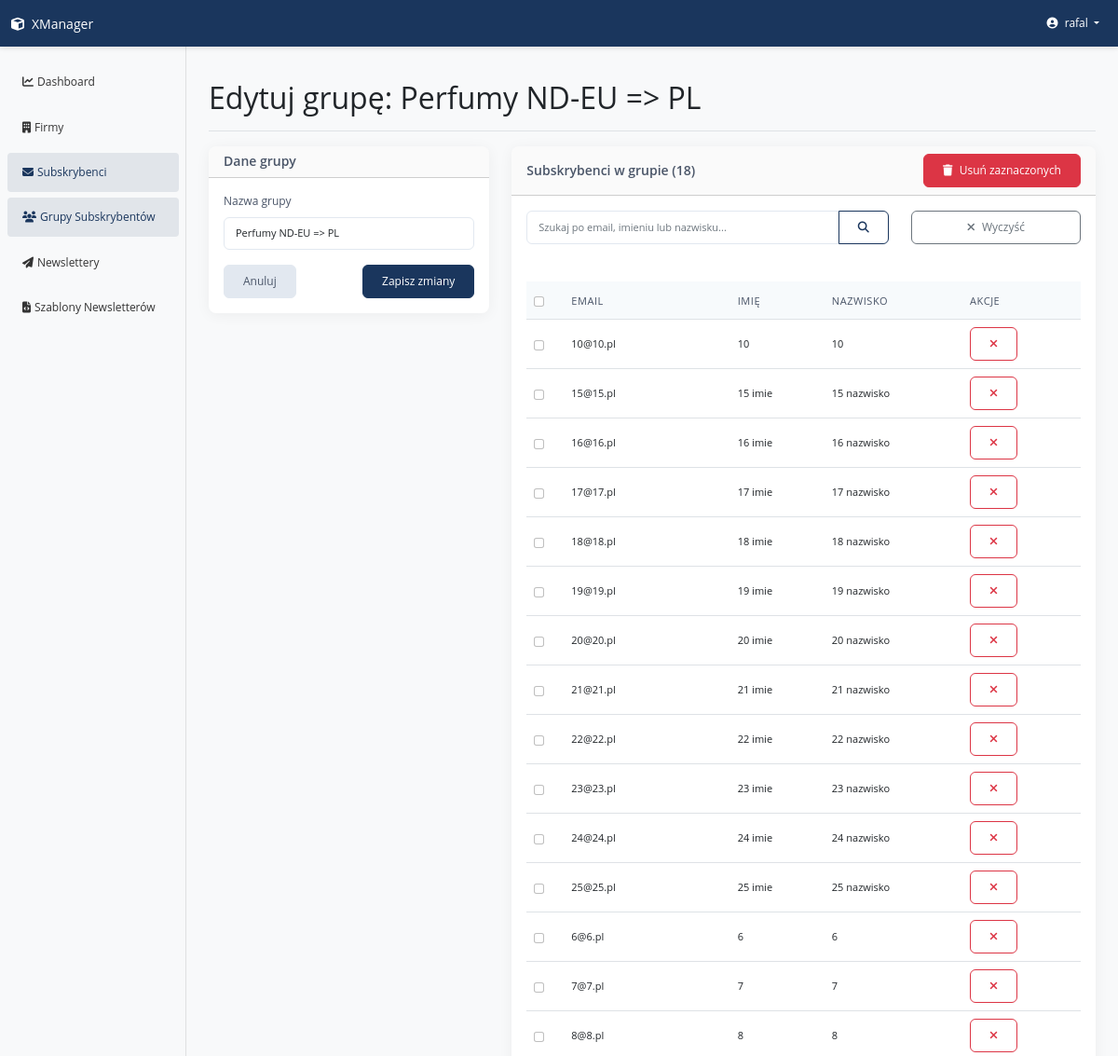
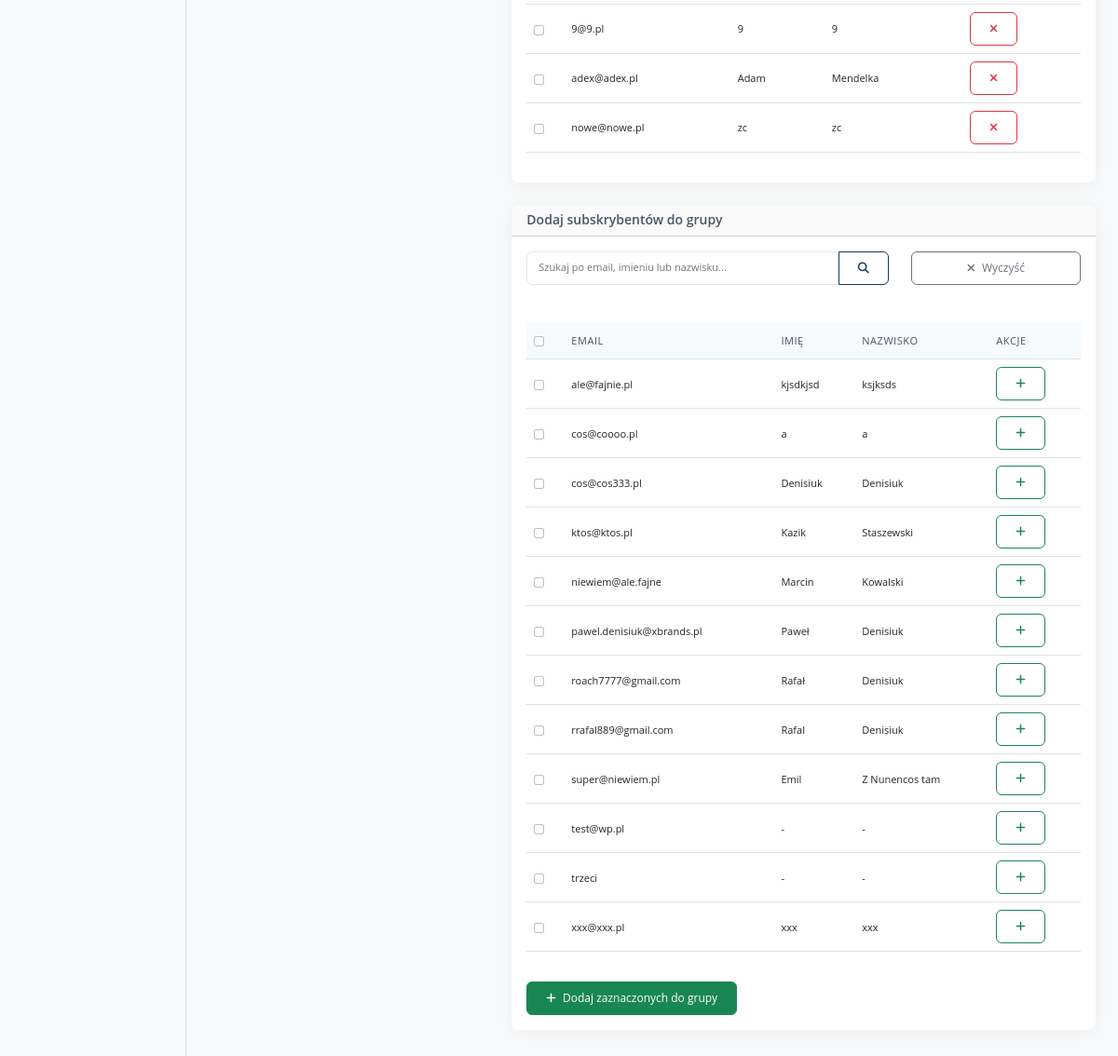
The page /subscribers/groups/update/1/ (signed in) on the database its author committed (2 pictures, top to bottom).
### apps/subscriber/models.py (models this page shows, shortened)
class SubscriberGroup(CoreModel):
    group_name = models.CharField(max_length=100, verbose_name='Group name')
    class Meta:
        verbose_name = ('Subscriber Group')
        verbose_name_plural = ('Subscriber Groups')

class Subscriber(CoreModel):
    email = models.EmailField(unique=True, verbose_name='E-mail')
    first_name = models.CharField(
        max_length=100, blank=True, verbose_name='First name')
    last_name = models.CharField(
        max_length=100, blank=True, verbose_name='Last name')
    common_name = models.CharField(
        max_length=100, blank=True, verbose_name='Common name')
    newsletter_consent = models.BooleanField(
        default=True, verbose_name='Email consent')
    group_affiliation = models.ManyToManyField(
        'SubscriberGroup', related_name='subscriber', blank=True, verbose_name='Group affiliation')
    class Meta:
        ordering = ['email']
        verbose_name = ('Subscriber')
        verbose_name_plural = ('Subscribers')

### apps/subscriber/views.py (the view, shortened to what this page needs)
class SubscriberGroupUpdateView(LoginRequiredMixin, UpdateView):
    model = SubscriberGroup
    form_class = SubscriberGroupForm
    template_name = 'subscriber/group_update.html'
    context_object_name = 'group'
    def get_context_data(self, **kwargs):
        context = super().get_context_data(**kwargs)
        group_search_query = self.request.GET.get('group_search', '')
        search_query = self.request.GET.get('search', '')
        all_group_subscribers = self.object.subscriber.all()
        group_subscribers = all_group_subscribers
        if group_search_query:
            group_subscribers = group_subscribers.filter(
                models.Q(email__icontains=group_search_query) |
                models.Q(first_name__icontains=group_search_query) |
                models.Q(last_name__icontains=group_search_query)
            )
        context['group_subscribers'] = group_subscribers
        context['group_search_query'] = group_search_query
        available_subscribers = Subscriber.objects.exclude(
            id__in=all_group_subscribers.values_list('id', flat=True)
        )
        if search_query:
            available_subscribers = available_subscribers.filter(
                models.Q(email__icontains=search_query) |
                models.Q(first_name__icontains=search_query) |
                models.Q(last_name__icontains=search_query)
            )
        context['available_subscribers'] = available_subscribers
        context['search_query'] = search_query
        return context

### apps/subscriber/forms.py (shortened to what this page needs)
class SubscriberGroupForm(forms.ModelForm):
    class Meta:
        model = SubscriberGroup
        fields = ['group_name']
        widgets = {
            'group_name': forms.TextInput(attrs={'class': 'form-control'})
        }

### templates/subscriber/group_update.html (shortened to what this page needs)
{% extends "base.html" %}
{% block page_title %}Edytuj grupę: {{ group.group_name }}{% endblock %}
{% block content %}
<div class="row">
    <div class="col-md-4">
        <div class="card mb-4">
            <div class="card-header">
                <h5 class="mb-0">Dane grupy</h5>
            </div>
            <div class="card-body">
                <form method="post" action="">
                    <div class="mb-3">
                        <label for="id_group_name" class="form-label">Nazwa grupy</label>
                        <input type="text" class="form-control" id="id_group_name" name="group_name" required value="{{ form.group_name.value|default:group.group_name }}">
                    </div>
                    <div class="d-flex justify-content-between">
                        <a href="{% url 'subscribers:group_list' %}" class="btn btn-secondary">Anuluj</a>
                        <button type="submit" name="update_group" class="btn btn-primary">Zapisz zmiany</button>
                    </div>
                </form>
            </div>
        </div>
    </div>
    <div class="col-md-8">
        <div class="card mb-4">
            <div class="card-header d-flex justify-content-between align-items-center">
                <h5 class="mb-0">Subskrybenci w grupie ({{ group_subscribers.count }})</h5>
                {% if group_subscribers %}
                <form method="post" action="" id="bulk-remove-form">
                    <button type="submit" name="remove_subscribers" class="btn btn-danger btn-sm" onclick="return confirm('Czy na pewno chcesz usunąć wybranych subskrybentów z grupy?')">
                        <i class="fas fa-trash me-1"></i> Usuń zaznaczonych
                    </button>
                </form>
                {% endif %}
            </div>
            <div class="card-body">
                <form method="get" action="" class="mb-4">
                    <div class="row">
                        <div class="col-md-8">
                            <div class="input-group">
                                <input type="text" name="group_search" class="form-control" placeholder="Szukaj po email, imieniu lub nazwisku..." value="{{ group_search_query|default:'' }}">
                                <button type="submit" class="btn btn-outline-primary">
                                    <i class="fas fa-search"></i>
                                </button>
                            </div>
                        </div>
                        <div class="col-md-4">
                            <a href="{% url 'subscribers:group_update' group.id %}{% if search_query %}?search={{ search_query }}{% endif %}" class="btn btn-outline-secondary w-100">
                                <i class="fas fa-times me-1"></i> Wyczyść
                            </a>
                        </div>
                    </div>
                </form>
                {% if group_subscribers %}
                <div class="table-responsive">
                    <table class="table table-hover table-sm">
                        <thead>
                            <tr>
                                <th style="width: 40px;">
                                    <input type="checkbox" id="select-all-group" class="form-check-input">
                                </th>
                                <th>Email</th>
                                <th>Imię</th>
                                <th>Nazwisko</th>
                                <th>Akcje</th>
                            </tr>
                        </thead>
                        <tbody>
                            {% for subscriber in group_subscribers %}
                            <tr>
                                <td>
                                    <input type="checkbox" name="group_subscriber_ids" value="{{ subscriber.id }}" form="bulk-remove-form" class="form-check-input group-subscriber-check">
                                </td>
                                <td>{{ subscriber.email }}</td>
                                <td>{{ subscriber.first_name|default:"-" }}</td>
                                <td>{{ subscriber.last_name|default:"-" }}</td>
                                <td>
                                    <form method="post" action="" class="d-inline">
                                        <button type="submit" name="remove_subscribers" class="btn btn-sm btn-outline-danger" title="Usuń z grupy">
                                            <i class="fas fa-times"></i>
                                        </button>
                                    </form>
                                </td>
                            </tr>
                            {% endfor %}
                        </tbody>
                    </table>
                </div>
                {% else %}
                <div class="alert alert-info">
                    <i class="fas fa-info-circle me-2"></i> {% if group_search_query %}Nie znaleziono subskrybentów pasujących do "{{ group_search_query }}"{% else %}Brak subskrybentów w tej grupie{% endif %}.
                </div>
                {% endif %}
            </div>
        </div>
        <div class="card">
            <div class="card-header">
                <h5 class="mb-0">Dodaj subskrybentów do grupy</h5>
            </div>
            <div class="card-body">
                <form method="get" action="" class="mb-4">
                    <div class="row">
                        <div class="col-md-8">
                            <div class="input-group">
                                <input type="text" name="search" class="form-control" placeholder="Szukaj po email, imieniu lub nazwisku..." value="{{ search_query|default:'' }}">
                                <button type="submit" class="btn btn-outline-primary">
                                    <i class="fas fa-search"></i>
                                </button>
                            </div>
                        </div>
                        <div class="col-md-4">
                            <a href="{% url 'subscribers:group_update' group.id %}{% if group_search_query %}?group_search={{ group_search_query }}{% endif %}" class="btn btn-outline-secondary w-100">
                                <i class="fas fa-times me-1"></i> Wyczyść
                            </a>
                        </div>
                    </div>
                </form>
                {% if available_subscribers %}
                <div class="table-responsive">
                    <table class="table table-hover table-sm">
                        <thead>
                            <tr>
                                <th style="width: 40px;">
                                    <input type="checkbox" id="select-all-available" class="form-check-input">
                                </th>
                                <th>Email</th>
                                <th>Imię</th>
                                <th>Nazwisko</th>
                                <th>Akcje</th>
                            </tr>
                        </thead>
                        <tbody>
                            {% for subscriber in available_subscribers %}
                            <tr>
                                <td>
                                    <input type="checkbox" name="subscriber_ids" value="{{ subscriber.id }}" form="bulk-add-form" class="form-check-input available-subscriber-check">
                                </td>
                                <td>{{ subscriber.email }}</td>
                                <td>{{ subscriber.first_name|default:"-" }}</td>
                                <td>{{ subscriber.last_name|default:"-" }}</td>
                                <td>
                                    <form method="post" action="" class="d-inline">
                                        <button type="submit" name="add_subscribers" class="btn btn-sm btn-outline-success" title="Dodaj do grupy">
                                            <i class="fas fa-plus"></i>
                                        </button>
                                    </form>
                                </td>
                            </tr>
                            {% endfor %}
                        </tbody>
                    </table>
                </div>
                <form method="post" action="" id="bulk-add-form" class="mt-3">
                    <button type="submit" name="add_subscribers" class="btn btn-success">
                        <i class="fas fa-plus me-1"></i> Dodaj zaznaczonych do grupy
                    </button>
                </form>
                {% else %}
                <div class="alert alert-info">
                    <i class="fas fa-info-circle me-2"></i> Brak dostępnych subskrybentów{% if search_query %} pasujących do "{{ search_query }}"{% endif %}.
                </div>
                {% endif %}
            </div>
        </div>
    </div>
</div>
{% endblock %}

### templates/navbar.html (shortened to what this page needs)
    <nav class="navbar navbar-expand-lg navbar-dark bg-primary sticky-top">
        <div class="container-fluid">
            <a class="navbar-brand" href="{% url 'home' %}">
                <i class="fas fa-cube me-2"></i>XManager
            </a>
            <div class="collapse navbar-collapse" id="navbarNav">
                <ul class="navbar-nav">
                    <li class="nav-item dropdown">
                        <a class="nav-link dropdown-toggle" href="#" id="userDropdown" role="button" data-bs-toggle="dropdown" aria-expanded="false">
                            <i class="fas fa-user-circle me-1"></i> {{ request.user.username }}
                        </a>
                    </li>
                </ul>
            </div>
        </div>
    </nav>

### static/css/style.css (style rules this page uses)
body { font-family: 'Open Sans', -apple-system, BlinkMacSystemFont, 'Segoe UI', Roboto, 'Helvetica Neue', Arial, sans-serif; background-color: #f8f9fa; font-size: 12px !important; }
.navbar { box-shadow: 0 2px 5px rgba(0, 0, 0, 0.1); z-index: 1030; background-color: #1a365d !important; }
.navbar .navbar-brand, .navbar .nav-link { color: #ffffff; font-size: 12px !important; }
.navbar .navbar-brand { font-size: 14px !important; }
.card { border-radius: 8px; box-shadow: 0 2px 15px rgba(0, 0, 0, 0.05); border: none; margin-bottom: 20px; }
.card-header { background-color: rgba(0, 0, 0, 0.02); border-radius: 8px 8px 0 0 !important; font-size: 12px !important; }
.card-title, .card-header h6, .card-header h5, .card-header h4, .card-header h3, .card-header h2, .card-header h1 { font-size: 14px !important; font-weight: 600 !important; color: #4a5568; margin-bottom: 0.75rem; }
.form-label { font-size: 12px !important; font-weight: 500; color: #4a5568; margin-bottom: 0.5rem; }
.form-control, .form-select, .input-group-text, .form-control-sm, .form-select-sm, .input-group-sm>.form-control, .input-group-sm>.input-group-text, .input-group-sm>.btn { font-size: 11px !important; padding: 0.5rem 0.75rem; border-color: #e2e8f0; border-radius: 6px; }
.btn { font-weight: 500; padding: 0.5rem 1.25rem; border-radius: 6px; font-size: 12px !important; }
.btn-sm { padding: 0.5rem 1.25rem !important; font-size: 12px !important; border-radius: 6px !important; }
.btn-primary { background-color: #1a365d; border-color: #1a365d; }
.btn-secondary { background-color: #e2e8f0; border-color: #e2e8f0; color: #4a5568; }
.btn-outline-primary { color: #1a365d; border-color: #1a365d; }
.table { font-size: 12px !important; }
.table th { background-color: #f7fafc; font-weight: 500; color: #4a5568; text-transform: uppercase; font-size: 11px !important; letter-spacing: 0.05em; }
.table td, .table th, .table-sm td, .table-sm th { padding: 0.5rem !important; vertical-align: middle !important; line-height: 1.2; font-size: 11px !important; }
.table tr { height: 40px; }
.mb-4 { margin-bottom: 1.5rem !important; }
.row>div { margin-bottom: 1rem; }

### rows shown on the page
SubscriberGroup: group_name "Perfumy ND-EU => PL"
Subscriber: email "10@10.pl", first_name "10", last_name "10"
Subscriber: email "15@15.pl", first_name "15 imie", last_name "15 nazwisko"
Subscriber: email "16@16.pl", first_name "16 imie", last_name "16 nazwisko"
Subscriber: email "17@17.pl", first_name "17 imie", last_name "17 nazwisko"
Subscriber: email "18@18.pl", first_name "18 imie", last_name "18 nazwisko"
Subscriber: email "19@19.pl", first_name "19 imie", last_name "19 nazwisko"
Subscriber: email "20@20.pl", first_name "20 imie", last_name "20 nazwisko"
Subscriber: email "21@21.pl", first_name "21 imie", last_name "21 nazwisko"
Subscriber: email "22@22.pl", first_name "22 imie", last_name "22 nazwisko"
Subscriber: email "23@23.pl", first_name "23 imie", last_name "23 nazwisko"
Subscriber: email "24@24.pl", first_name "24 imie", last_name "24 nazwisko"
Subscriber: email "25@25.pl", first_name "25 imie", last_name "25 nazwisko"
Subscriber: email "6@6.pl", first_name "6", last_name "6"
Subscriber: email "7@7.pl", first_name "7", last_name "7"
Subscriber: email "8@8.pl", first_name "8", last_name "8"
Subscriber: email "9@9.pl", first_name "9", last_name "9"
Subscriber: email "adex@adex.pl", first_name "Adam", last_name "Mendelka"
Subscriber: email "nowe@nowe.pl", first_name "zc", last_name "zc"
Subscriber: email "ale@fajnie.pl", first_name "kjsdkjsd", last_name "ksjksds"
Subscriber: email "cos@coooo.pl", first_name "a", last_name "a"
Subscriber: email "cos@cos333.pl", first_name "Denisiuk", last_name "Denisiuk"
Subscriber: email "ktos@ktos.pl", first_name "Kazik", last_name "Staszewski"
Subscriber: email "niewiem@ale.fajne", first_name "Marcin", last_name "Kowalski"
Subscriber: email "pawel.denisiuk@xbrands.pl", first_name "Paweł", last_name "Denisiuk"
Subscriber: email "roach7777@gmail.com", first_name "Rafał", last_name "Denisiuk"
Subscriber: email "rrafal889@gmail.com", first_name "Rafal", last_name "Denisiuk"
Subscriber: email "super@niewiem.pl", first_name "Emil", last_name "Z Nunencos tam"
Subscriber: email "test@wp.pl", first_name "-", last_name "-"
Subscriber: email "trzeci", first_name "-", last_name "-"
Subscriber: email "xxx@xxx.pl", first_name "xxx", last_name "xxx"

### other values the page prints
{{ request.user.username }} "rafal"
{{ group_subscribers.count }} "18"
